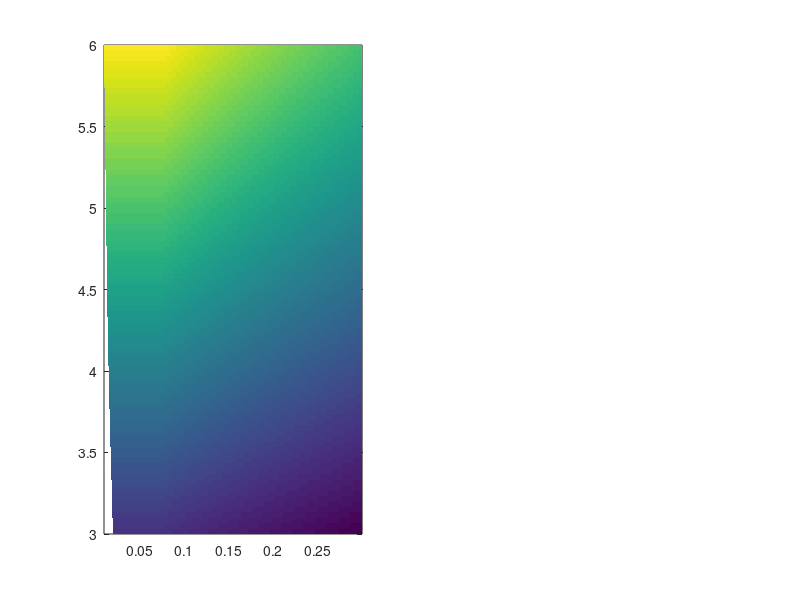

The MATLAB script that drew this image: (Note: this script raises an error after producing the figure.)
% plot Figure 3 in main text

clear;
close all;
clc;

% Load data
load Data_Figure_3
subplot(121)
% Calculate parameters
RE(:,9) = (par.E_c * par.e * RE(:,1) /(par.f * par.v_m)).^(1/par.alpha);

RR = zeros(size(RE,1),4);

for i = 1:size(RE,1)

    RR(i,1) = RE(i,1);

    RR(i,2) = (1-RE(i,2))/RE(i,2);

    v = find(RE(i,6:8)==1);

    if length(v)==1
        RR(i,3) = v;
    else
        RR(i,3) = 3;
    end

    % body mass
    RR(i,4) = RE(i,3);
    RR(i,5) = RE(i,3)/RE(i,9);

end

% Extract variables
m_prey          = RR(:,1);
theta_C         = RR(:,2);
limiting_factor = RR(:,3);
body_mass       = RR(:,4);

% Unique parameter values
m_vals     = unique(m_prey);
theta_vals = unique(theta_C);

n_m     = length(m_vals);
n_theta = length(theta_vals);

% Reconstruct matrices
[Theta_grid,M_grid] = meshgrid(theta_vals,m_vals);

Body_grid      = nan(n_m,n_theta);
Limiting_grid  = nan(n_m,n_theta);

for i=1:size(RR,1)

    r = find(m_vals==m_prey(i));
    c = find(theta_vals==theta_C(i));

    Body_grid(r,c)     = body_mass(i);
    Limiting_grid(r,c) = limiting_factor(i);

end


Body_plot = Body_grid;

Body_plot(Limiting_grid==2) = NaN;

pcolor(Theta_grid,M_grid,Body_plot)


shading flat

hold on

% Colormap
colormap(parula)

% Colorbar
cb = colorbar;
cb.Label.FontName = 'Arial';
cb.Label.FontSize = 18;
% clim([10 30])

set(gca,'Color','w')

%% Add contour lines of body mass
% contour_levels = 10:3:30;
% 
% [C_body, h_body] = contour(Theta_grid, ...
%                            M_grid, ...
%                            Body_plot, ...
%                            contour_levels, ...
%                            'Color',[0.60 0.60 0.60], ...
%                            'LineWidth',0.6);
% 
% clabel(C_body, h_body, ...
%        'FontName','Arial', ...
%        'FontSize',12, ...
%        'Color','k', ...
%        'LabelSpacing',400);

% two point
plot(0.15/0.85, 4.5, 'ro', ...
    'MarkerFaceColor','r', ...
    'MarkerEdgeColor','r', ...
    'MarkerSize',8);

plot(0.03/0.97, 4.5, 'ko', ...
    'MarkerFaceColor','k', ...
    'MarkerEdgeColor','k', ...
    'MarkerSize',8);



text(0.0104, 3.05, ...
    '(I)', ...
    'FontName','Arial','FontWeight','bold', ...
    'FontSize',16, ...
    'Color','k', ...
    'HorizontalAlignment','left', ...
    'VerticalAlignment','bottom');
text(0.04, 4, ...
    '(II)', ...
    'FontName','Arial','FontWeight','bold', ...
    'FontSize',16, ...
    'Color','k', ...
    'HorizontalAlignment','left', ...
    'VerticalAlignment','bottom');
text(0.11, 4, ...
    '(III)', ...
    'FontName','Arial','FontWeight','bold', ...
    'FontSize',16, ...
    'Color','k', ...
    'HorizontalAlignment','left', ...
    'VerticalAlignment','bottom');


% 1-2 boundary
contour(Theta_grid,...
        M_grid,...
        Limiting_grid,...
        [2 2],...
        'w',...
        'LineWidth',1.8);

% contour(Theta_grid,...
%         M_grid,...
%         Limiting_grid,...
%         [1 2],...
%         'b',...
%         'LineWidth',1.8);


% Labels

xlabel('Food nutrient-to-carbon ratio'); ylabel('Food ingestion rate')
set(gca,'Layer','top')
set(gca,...
    'FontName','Arial',...
    'FontSize',18,...
    'LineWidth',1.5,...
    'TickDir','in',...
    'Box','on');

text(-0.18,1.05,'A','Units','normalized', ...
    'FontName','Arial','FontSize',20,'FontWeight','bold', ...
    'HorizontalAlignment','left','VerticalAlignment','top');
% axis tight
xlim([0.01 0.30])
set(gca,'XScale','log')
xticks([0.01 0.02 0.05 0.15 0.3])
xticklabels({'0.01','0.02','0.05','0.15','0.30'})







%% Load data
clear
subplot(122)
load Data_Figure_3

%% Calculate parameters
RE(:,9) = (par.E_c * par.e * RE(:,1) /(par.f * par.v_m)).^(1/par.alpha);

RR = zeros(size(RE,1),4);

for i = 1:size(RE,1)

    RR(i,1) = RE(i,1);
    RR(i,2) = (1 - RE(i,2)) / RE(i,2);

    v = find(RE(i,6:8) == 1);

    if length(v) == 1
        RR(i,3) = v;
    else
        RR(i,3) = 3;
    end

    % Relative body mass
    RR(i,4) = RE(i,3) / RE(i,9);

end

%% Manually correct limiting factor
RR(RR(:,2)<0.02 & RR(:,4)<0.999, 3) = 2;
RR(RR(:,4)>0.9999999, 3) = 3;
%% Extract variables
m_prey          = RR(:,1);
theta_C         = RR(:,2);
limiting_factor = RR(:,3);
body_mass       = RR(:,4);

%% Unique parameter values
m_vals     = unique(m_prey);
theta_vals = unique(theta_C);

n_m     = length(m_vals);
n_theta = length(theta_vals);

%% Reconstruct matrices
[Theta_grid, M_grid] = meshgrid(theta_vals, m_vals);

Body_grid     = nan(n_m, n_theta);
Limiting_grid = nan(n_m, n_theta);

for i = 1:size(RR,1)

    r = find(m_vals == m_prey(i));
    c = find(theta_vals == theta_C(i));

    Body_grid(r,c)     = body_mass(i);
    Limiting_grid(r,c) = limiting_factor(i);

end

%% Mask invalid region
Body_plot = Body_grid;
Body_plot(Limiting_grid == 2) = NaN;


pcolor(Theta_grid, M_grid, Body_plot);
shading flat;
hold on;

colormap(parula);
set(gca,'Color','w');

%% Fix color scale for relative body mass
clim([0.75 1.0]);

%% Colorbar
cb = colorbar;
% cb.Label.String = 'Relative body mass';
cb.Label.FontName = 'Arial';
cb.Label.FontSize = 18;


%% Add boundary line
contour(Theta_grid, ...
        M_grid, ...
        Limiting_grid, ...
        [2 2], ...
        'w', ...
        'LineWidth',1.8);

% Very important: reset color scale after contour of Limiting_grid
% clim([0.8 1.0]);


% % Add contour lines of relative body mass
% contour_levels = 0.81:0.03:0.99;
% 
% [C_body, h_body] = contour(Theta_grid, ...
%                            M_grid, ...
%                            Body_plot, ...
%                            contour_levels, ...
%                            'Color',[0.60 0.60 0.60], ...
%                            'LineWidth',0.6);
% clabel(C_body, h_body, ...
%        'FontName','Arial', ...
%        'FontSize',12, ...
%        'Color','k', ...
%        'LabelSpacing',400);

%% Add two points
plot(0.15/0.85, 4.5, 'ro', ...
    'MarkerFaceColor','r', ...
    'MarkerEdgeColor','r', ...
    'MarkerSize',8);

plot(0.03/0.97, 4.5, 'ko', ...
    'MarkerFaceColor','k', ...
    'MarkerEdgeColor','k', ...
    'MarkerSize',8);

%% Add region labels
text(0.0104, 3.05, ...
    '(I)', ...
    'FontName','Arial', ...
    'FontWeight','bold', ...
    'FontSize',16, ...
    'Color','k', ...
    'HorizontalAlignment','left', ...
    'VerticalAlignment','bottom');

text(0.03, 4, ...
    '(II)', ...
    'FontName','Arial', ...
    'FontWeight','bold', ...
    'FontSize',16, ...
    'Color','k', ...
    'HorizontalAlignment','left', ...
    'VerticalAlignment','bottom');

text(0.11, 4, ...
    '(III)', ...
    'FontName','Arial', ...
    'FontWeight','bold', ...
    'FontSize',16, ...
    'Color','k', ...
    'HorizontalAlignment','left', ...
    'VerticalAlignment','bottom');

%% Axis labels and style
xlabel('Food nutrient-to-carbon ratio');
ylabel('Food ingestion rate');

set(gca, ...
    'FontName','Arial', ...
    'FontSize',18, ...
    'LineWidth',1.5, ...
    'TickDir','in', ...
    'Box','on', ...
    'Layer','top');

xlim([0.01 0.30]);
ylim([3 6]);

set(gca,'XScale','log');

xticks([0.01 0.02 0.05 0.15 0.30]);
xticklabels({'0.01','0.02','0.05','0.15','0.30'});

text(-0.18,1.05,'B','Units','normalized', ...
    'FontName','Arial','FontSize',20,'FontWeight','bold', ...
    'HorizontalAlignment','left','VerticalAlignment','top');

set(gcf, 'Position', [50, 50, 1400, 500]); 
